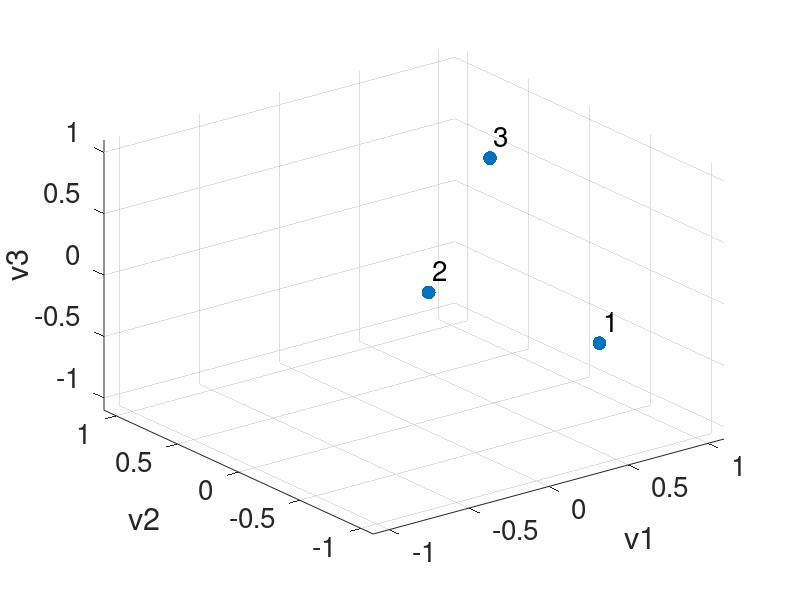
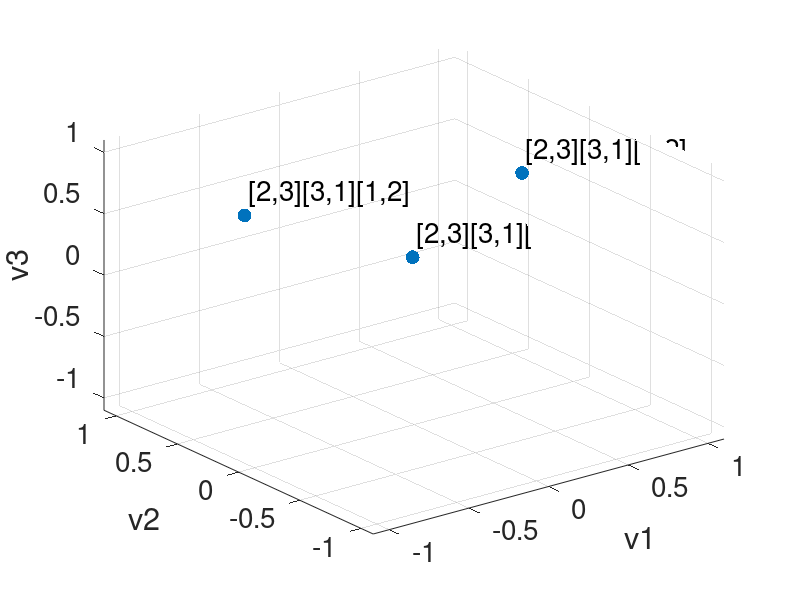
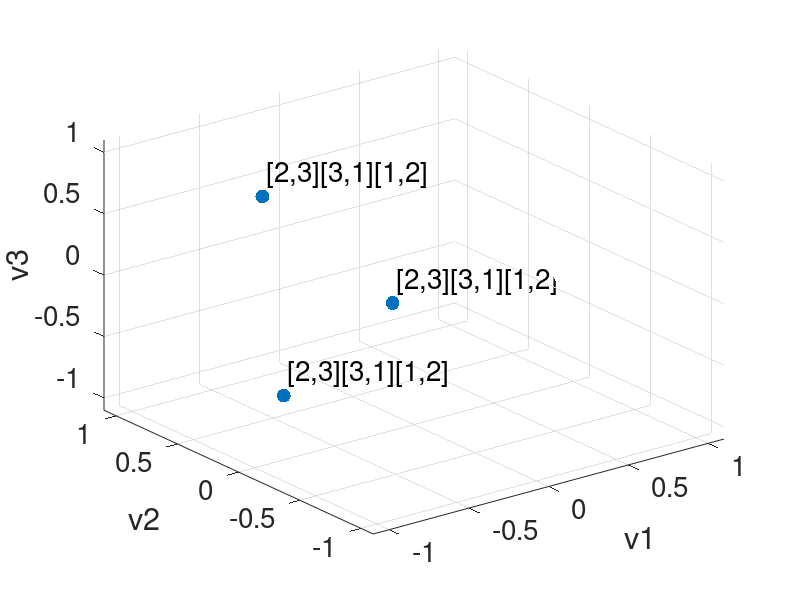
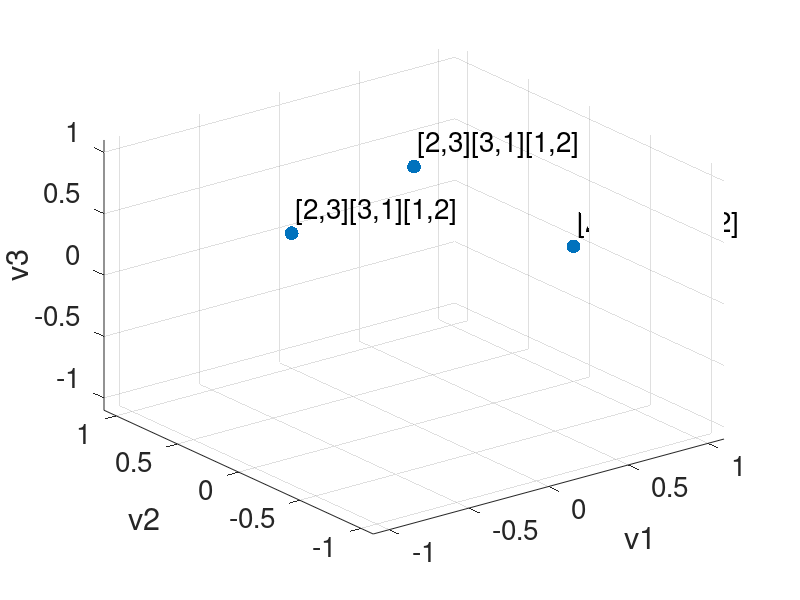

These figures' MATLAB source, in order: (Note: this script raises an error after producing the figures.)
%  3 nodes {1}, {2}, {3},
%  3 edges {1,2}, {1,3}, {2,3}
%  1 triangle {1,2,3}
% create boundary operators
%%% B1
B1 = [-1 -1 0; 1 0 -1; 0 1 1];

%%% B2
B2 = [1; -1; 1];

%% Undirected Version

% Hodge Laplacian
L0u = B1 * B1'; % 0-up Laplacian
L1d = B1' * B1; % 1-up Laplacian, n_edge*n_edge matrix
L1u = B2 * B2'; % 1-up Laplacian, n_edge*n_edge matrix
L2d = B2' * B2; % 2-down Laplacian, n_triangle*n_triangle matrix

% The undirected infered adjacency matrix
A0_up = diag(diag(L0u)) - L0u; % this is the same as the standard adjacency matrix for standard graph
D1_up = diag(diag(L1u)); % number of triangle each edge is upper-adjacent to
A1_up = D1_up - L1u; % infered adjacency between edges

% solve the eigenvalues
% 0-up Laplacian
[V0u,D0u] = eig(L0u); % same as normal Laplacian, node 1,2,3 on the left, node 4 in the middle, node 5,6 on the right
scatter(V0u(:,2),V0u(:,3))
x = V0u(:,1); y = V0u(:,2); z = V0u(:,3); s = 100.* ones(size(x));
scatter3(x, y, z, s, 'filled')
set(gca,'XLim',[-1.1 1.1],'YLim',[-1.1 1.1],'ZLim',[-1.1 1.1])
name = [1 2 3]'; name = num2str(name); label = cellstr(name);
dx = 0.1; dy = 0.1; dz = 0.1;% displacement so the text does not overlay the data points
text(x+dx, y+dy, z+dz, label, 'FontSize', 20);
xlabel('v1');
ylabel('v2');
zlabel('v3');
set(gca,'fontsize',20);
plt.LineWidth = 2;
ax = gca;
exportgraphics(ax,'plots/triangle1_L0u.eps','Resolution',300) 

% 1-down Laplacian
[V1d,D1d] = eig(L1d); % find clusters of eddges by common nodes 
x = V1d(:,1); y = V1d(:,2); z = V1d(:,3); s = 100.* ones(size(x));
scatter3(x, y, z, s, 'filled')
set(gca,'XLim',[-1.1 1.1],'YLim',[-1.1 1.1],'ZLim',[-1.1 1.1])
label = ["[2,3]", "[3,1]" "[1,2]"];
dx = 0.1; dy = 0.1; dz = 0.1;% displacement so the text does not overlay the data points
text(x+dx, y+dy, z+dz, label, 'FontSize', 20);
xlabel('v1');
ylabel('v2');
zlabel('v3');
set(gca,'fontsize',20);
plt.LineWidth = 2;
ax = gca;
exportgraphics(ax,'plots/triangle1_L1d.eps','Resolution',300) 

% 1-up Laplacian
[V1u,D1u] = eig(L1u); % zero eigenvalues find connected components of edges through shared triangles
x = V1u(:,1); y = V1u(:,2); z = V1u(:,3); s = 100.* ones(size(x));
scatter3(x, y, z, s, 'filled')
set(gca,'XLim',[-1.1 1.1],'YLim',[-1.1 1.1],'ZLim',[-1.1 1.1])
label = ["[2,3]", "[3,1]" "[1,2]"];
dx = 0.1; dy = 0.1; dz = 0.1;% displacement so the text does not overlay the data points
text(x+dx, y+dy, z+dz, label, 'FontSize', 20);
xlabel('v1');
ylabel('v2');
zlabel('v3');
set(gca,'fontsize',20);
plt.LineWidth = 2;
ax = gca;
exportgraphics(ax,'plots/triangle1_L1u.eps','Resolution',300) 

% 1 Laplacian
[V1,D1] = eig(L1u+L1d); % zero eigenvalues find connected components of edges through shared triangles
x = V1(:,1); y = V1(:,2); z = V1(:,3); s = 100.* ones(size(x));
scatter3(x, y, z, s, 'filled')
set(gca,'XLim',[-1.1 1.1],'YLim',[-1.1 1.1],'ZLim',[-1.1 1.1])
label = ["[2,3]", "[3,1]" "[1,2]"];
dx = 0.1; dy = 0.1; dz = 0.1;% displacement so the text does not overlay the data points
text(x+dx, y+dy, z+dz, label, 'FontSize', 20);
xlabel('v1');
ylabel('v2');
zlabel('v3');
set(gca,'fontsize',20);
plt.LineWidth = 2;
ax = gca;
exportgraphics(ax,'plots/triangle1_L1.eps','Resolution',300) 



% 2-down Laplacian
[V2d,D2d] = eig(L2d); % find clusters of triangles by common edges 

%% Directed version {1,2,3}, {1,2}, {2,3}, {3,1}
g = 1/3;

%% First version in Ginestra's notes Section B2
%%% Directed adjacency matrix
A0 = [0 1 0; 0 0 1; 1 0 0]; % node-node
A1 = [0 1 0; 0 0 1; 1 0 0]; % edge-edge

Omega0 = 0.5*[0 1 1; 1 0 1; 1 1 0]; % node-node
Omega1 = 0.5*[0 1 1; 1 0 1; 1 1 0]; % edge-edge

%%% Phi - assume direction is the same as the alignment
Phi0 = 2*Omega0;
Phi1 = 2*Omega1;

%solve the eigenvalues
%[V_0,D_0, Phi_0] = maghodge(Omega0,g); % this should be the same as the Magnetic Laplacian
%phase = meigenmaps(A1,g);

% plot edges
[V_1, Lg] = maghodge(Omega1, A1, g); % edge
Psi = angle(V_1);
scatter(cos(Psi(:,1)),sin(Psi(:,1)), s, 'filled')
set(gca,'XLim',[-1.1 1.1],'YLim',[-1.1 1.1])
label = ["[2,3]", "[3,1]" "[1,2]"];
dx = 0.1; dy = 0.1;% displacement so the text does not overlay the data points
text(cos(Psi(:,1))+dx, sin(Psi(:,1))+dy, label, 'FontSize', 20);
set(gca,'fontsize',20);
plt.LineWidth = 2;
ax = gca;
exportgraphics(ax,'plots/triangle1_v1.eps','Resolution',300) 

% compare with the same definition but calculated with boundary operator
% manual calculation
%B1M = 0.5*sqrt(2)* [0, exp(-1i*pi*g), -exp(1i*pi*g); -exp(1i*pi*g), 0, exp(-1i*pi*g); exp(-1i*pi*g), -exp(1i*pi*g), 0];
%B2M = 0.5*sqrt(2)* [exp(-1i*pi*g); exp(-1i*pi*g); exp(-1i*pi*g)];

B1M = 0.5*sqrt(2).*B1.*exp(-1i*pi*g*B1);
B2M = 0.5*sqrt(2).*B2.*exp(-1i*pi*g*B2);


L0Mu = B1M*B1M';
angle(-L0Mu)/(pi*g)
L1Md = B1M' * B1M;
angle(-L1Md)/(pi*g)
L1Mu = B2M * B2M';
angle(-L1Mu)/(pi*g)

% 0-up Laplacian
[V,D] = eig(L0Mu); % zero eigenvalues find connected components of edges through shared triangles
Psi = angle(V);
scatter(cos(Psi(:,1)),sin(Psi(:,1)), s, 'filled')
set(gca,'XLim',[-1.1 1.1],'YLim',[-1.1 1.1])
name = [1 2 3]'; name = num2str(name); label = cellstr(name);
dx = 0.1; dy = 0.1;% displacement so the text does not overlay the data points
xlabel('cos(\theta)');
ylabel('sin(\theta)');
text(cos(Psi(:,1))+dx, sin(Psi(:,1))+dy, label, 'FontSize', 20);
set(gca,'fontsize',20);
plt.LineWidth = 2;
ax = gca;
exportgraphics(ax,'plots/triangle1_L0Mu.eps','Resolution',300) 

% 1-down Magnetic Laplacian
[V, D] = eig(L1Md); % zero eigenvalues find connected components of edges through shared triangles
Psi = angle(V);
scatter(cos(Psi(:,1)),sin(Psi(:,1)), s, 'filled')
set(gca,'XLim',[-1.1 1.1],'YLim',[-1.1 1.1])
label = ["[2,3]", "[3,1]" "[1,2]"];
xlabel('cos(\theta)');
ylabel('sin(\theta)');
dx = 0.1; dy = 0.1;% displacement so the text does not overlay the data points
text(cos(Psi(:,1))+dx, sin(Psi(:,1))+dy, label, 'FontSize', 20);
set(gca,'fontsize',20);
plt.LineWidth = 2;
ax = gca;
exportgraphics(ax,'plots/triangle1_L1Md.eps','Resolution',300) 

% 1-up Magnetic Laplacian
[V,D] = eig(L1Mu); % zero eigenvalues find connected components of edges through shared triangles
Psi = angle(V);
psi1 = Psi(:, 1)';
azi = Psi(:, 1)'; %azimuth for the spherical coordinates
ele = Psi(:, 2)'; % elevation for the sperical coordinates
[x,y,z] = sph2cart(azi,ele,1);
scatter3(x,y,z, s, 'filled')
xlabel('x');
ylabel('y');
zlabel('z');
set(gca,'XLim',[-1.1 1.1],'YLim',[-1.1 1.1],'ZLim',[-1.1 1.1])
label = ["[2,3]", "[3,1]" "[1,2]"];
dx = 0.1; dy = 0.1; dz = 0.1;% displacement so the text does not overlay the data points
text(x+dx, y+dy, z+dz, label, 'FontSize', 20);
set(gca,'fontsize',20);
plt.LineWidth = 2;
ax = gca;
exportgraphics(ax,'plots/triangle1_L1Mu.eps','Resolution',300) 

[V,D] = eig(L1Mu); % zero eigenvalues find connected components of edges through shared triangles
x = V(:,1); y = V(:,2); z = V(:,3); s = 100.* ones(size(x));
scatter3(x, y, z, s, 'filled')
set(gca,'XLim',[-1.1 1.1],'YLim',[-1.1 1.1],'ZLim',[-1.1 1.1])
name = [1 2 3]'; name = num2str(name); label = cellstr(name);
dx = 0.1; dy = 0.1; dz = 0.1;% displacement so the text does not overlay the data points
text(x+dx, y+dy, z+dz, label, 'FontSize', 20);
xlabel('v1');
ylabel('v2');
zlabel('v3');
set(gca,'fontsize',20);
plt.LineWidth = 2;
ax = gca;
exportgraphics(ax,'plots/triangle1_L1Mu.eps','Resolution',300) 



% 1 Laplacian
[V1M,D1M] = eig(L1Mu + L1Md); % zero eigenvalues find connected components of edges through shared triangles
Psi = angle(V1M);
scatter(cos(Psi(:,1)),sin(Psi(:,1)), s, 'filled')
set(gca,'XLim',[-1.1 1.1],'YLim',[-1.1 1.1])
label = ["[2,3]", "[3,1]" "[1,2]"];
xlabel('cos(\theta)');
ylabel('sin(\theta)');
dx = 0.1; dy = 0.1;% displacement so the text does not overlay the data points
text(cos(Psi(:,1))+dx, sin(Psi(:,1))+dy, label, 'FontSize', 20);
set(gca,'fontsize',20);
plt.LineWidth = 2;
ax = gca;
exportgraphics(ax,'plots/triangle1_L1M.eps','Resolution',300) 

%% Second version Ginestra's notes Section III
delta = 2*pi*g;
I2 = ones(2);
Im = exp(-delta*i)*I2;
Ip = exp(delta*i)*I2;
O = zeros(2,2);

T =[O Im Ip; Ip O Ip; Im Im O];
Lm1u = kron(D1_up, I2) - T .* kron(A1_up, I2); % matrix product is not Hermitian

% 1-up Laplacian
[Vm1u,Dm1u] = eig(Lm1u); % zero eigenvalues find connected components of edges through shared triangles
scatter(Vm1u(:,2),Vm1u(:,3))
Lm1u == Lm1u'
Psi = angle(Vm1u);
psi1 = Psi(:, 1)';
theta = psi1(1:2:end);
phi = psi1(2:2:end);
scatter(cos(theta),sin(theta));
scatter(cos(phi),sin(phi));
[x,y,z] = sph2cart(theta,phi,1);
scatter3(x,y,z)
set(gca,'XLim',[-1.1 1.1],'YLim',[-1.1 1.1],'ZLim',[-1.1 1.1])
label = ["[2,3]", "[3,1]" "[1,2]"];
dx = 0.1; dy = 0.1; dz = 0.1;% displacement so the text does not overlay the data points
text(x+dx, y+dy, z+dz, label);
set(gca,'fontsize',20);
plt.LineWidth = 2;
ax = gca;
exportgraphics(ax,'plots/triangle1_v2.eps','Resolution',300) 

%% Third version -- only consider direction of triangle, treat edges as undirected
%solve the eigenvalues
phase = meigenmaps(A1,g);
scatter(cos(phase),sin(phase))
set(gca,'XLim',[-1.1 1.1],'YLim',[-1.1 1.1])
label = ["[2,3]", "[3,1]" "[1,2]"];
dx = 0.1; dy = 0.1;% displacement so the text does not overlay the data points
text(cos(phase)+dx, sin(phase)+dy, label);
set(gca,'fontsize',20);
plt.LineWidth = 2;
ax = gca;
exportgraphics(ax,'plots/triangle1_v3.eps','Resolution',300) 


